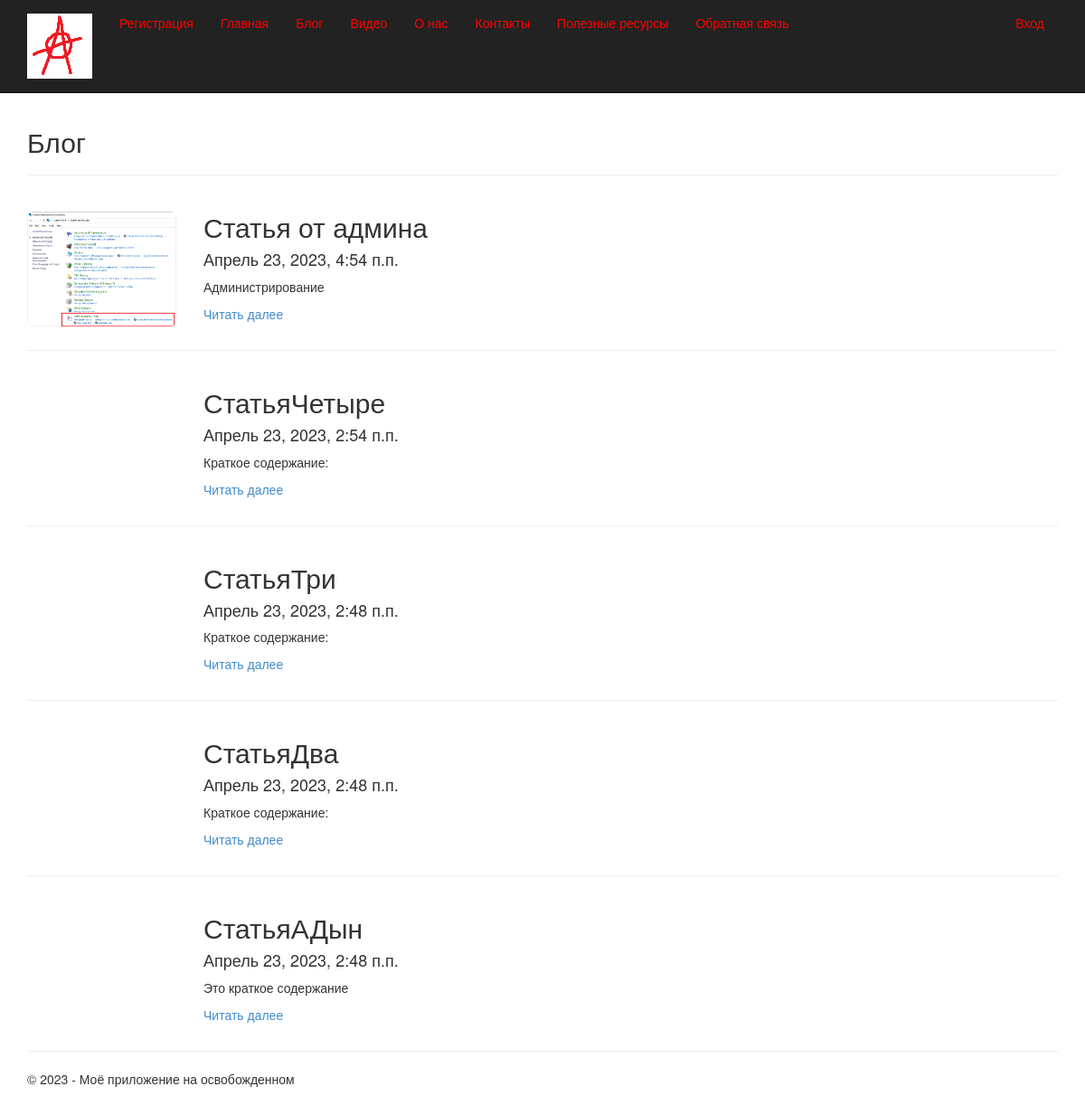
Screenshot of /blog/ with the database file from the repository.
### app/models.py (models this page shows, shortened)
class Article(models.Model):
    author = models.ForeignKey(
        User, null=True, blank=True, on_delete=models.SET_NULL, verbose_name="Автор"
    )
    title = models.CharField(
        max_length=100, unique_for_date="posted", verbose_name="Заголовок"
    )
    description = models.TextField(verbose_name="Краткое содержание")
    content = models.TextField(verbose_name="Полное содержание")
    posted = models.DateTimeField(
        default=datetime.now(), db_index=True, verbose_name="Опубликована"
    )
    image = models.FileField(default="temp.jpg", verbose_name="Путь к картинке")
    class Meta:
        db_table = "Posts"
        ordering = ["-posted"]
        verbose_name = "статья блога"
        verbose_name_plural = "статьи блога"

### app/views.py (the view)
# urls.py: path('blog/', views.blog, name='blog'),
def blog(request):
    posts = Article.objects.all()
    return render(
        request,
        "app/blog.html",
        {
            "title": "Блог",
            "posts": posts,
            "year": datetime.now().year,
        },
    )

### app/templates/app/blog.html
﻿{% extends "app/layout.html" %}
{% block content %}
<h2>{{ title }}</h2>
{% for post in posts %}
<hr />
<div class="row">
    <div class="col-md-2">
        {% if post.image and post.image.url != "/media/temp.jpg" %}
        <img src="{{ post.image.url }}" alt="Картинка" class="img-responsive img-rounded" style="margin-top: 20px" />
        {% endif %}
    </div>
    <div class="col-md-6">
        <h2>{{ post.title }}</h2>
        <h4>{{ post.posted }}</h4>
        <p>{{ post.description }}</p>
        <p><a href="{% url 'article' parametr=post.id %}">Читать далее</a></p>
    </div>
</div>
{% endfor %}
{% endblock %}

### app/templates/app/layout.html (shortened to what this page needs)
﻿<!DOCTYPE html>
<html>
<head>
    {% load static %}
    <link rel="stylesheet" type="text/css" href="{% static 'app/content/bootstrap.css' %}" />
    <link rel="stylesheet" type="text/css" href="{% static 'app/content/site.css' %}" />
</head>
<body>
    <div class="navbar navbar-inverse navbar-fixed-top">
        <div class="container">
            <div class="navbar-header">
                <a href="/" class="navbar-brand"> <img src="{% static 'app/content/logo.png' %}" alt="logo" /> </a>
            </div>
            <div class="navbar-collapse collapse">
                <ul class="nav navbar-nav">
                    {% if not user.is_authenticated %}
                    <li><a href="{% url 'registration' %}">Регистрация</a></li>
                    {% endif %}
                    <li><a href="{% url 'home' %}">Главная</a></li>
                    <li><a href="{% url 'blog' %}">Блог</a></li>
                    <li><a href="{% url 'videopost' %}">Видео</a></li>
                    <li><a href="{% url 'about' %}">О нас</a></li>
                    <li><a href="{% url 'contact' %}">Контакты</a></li>
                    <li><a href="{% url 'links' %}">Полезные ресурсы</a></li>
                    <li><a href="{% url 'feedback' %}">Обратная связь</a></li>
                </ul>
                {% include 'app/loginpartial.html' %}
            </div>
        </div>
    </div>
    <div class="container body-content">
{% block content %}{% endblock %}
        <hr/>
        <footer>
            <p>&copy; {{ year }} - Моё приложение на освобожденном</p>
        </footer>
    </div>
</body>
</html>

### app/templates/app/loginpartial.html
﻿{% if user.is_authenticated %}
<form id="logoutForm" action="/logout/" method="post" class="navbar-right">
    {% csrf_token %}
    <ul class="nav navbar-nav navbar-right">
        <li><span class="navbar-brand">Привет {{ user.username }}!</span></li>
        <li><a href="javascript:document.getElementById('logoutForm').submit()">Выход</a></li>
    </ul>
</form>
{% else %}
<ul class="nav navbar-nav navbar-right">
    <li><a href="{% url 'login' %}">Вход</a></li>
</ul>
{% endif %}

### app/static/app/content/site.css (style rules this page uses)
body { padding-top: 100px; padding-bottom: 20px; }
.body-content { padding-left: 15px; padding-right: 15px; }

### rows the page displays
Article: image (picture), title "Статья от админа", posted "Апрель 23, 2023, 4:54 п.п.", description "Администрирование"
Article: title "СтатьяЧетыре", posted "Апрель 23, 2023, 2:54 п.п.", description "Краткое содержание:"
Article: title "СтатьяТри", posted "Апрель 23, 2023, 2:48 п.п.", description "Краткое содержание:"
Article: title "СтатьяДва", posted "Апрель 23, 2023, 2:48 п.п.", description "Краткое содержание:"
Article: title "СтатьяАДын", posted "Апрель 23, 2023, 2:48 п.п.", description "Это краткое содержание"

### other values shown
{{ title }} "Блог"
